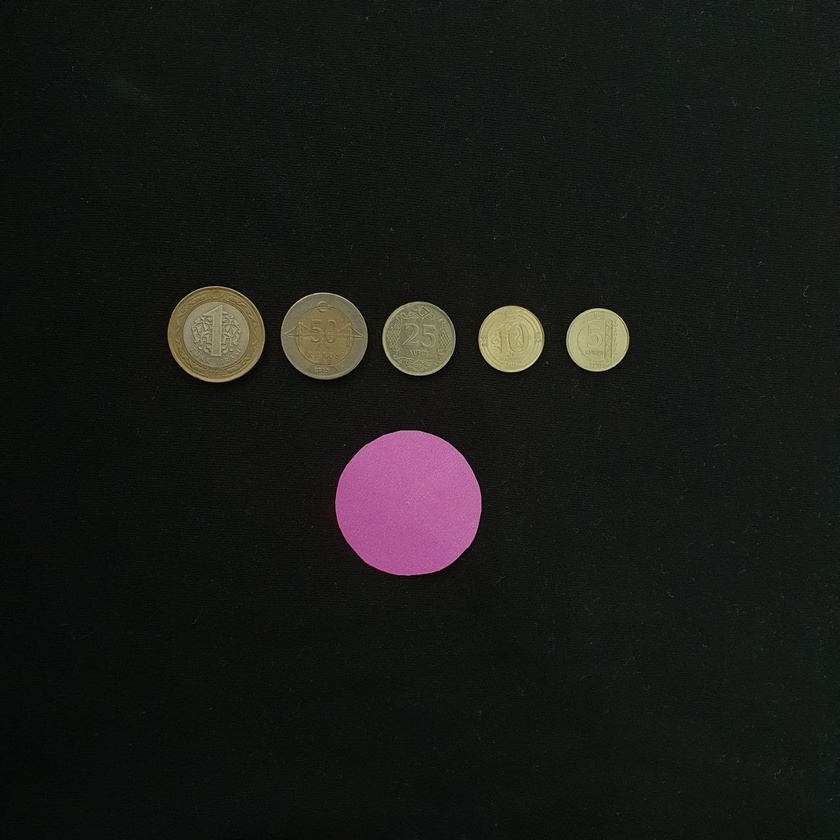
%> input picture images/image1.jpg, 840 x 840 px, shrunk from 1280 x 1280 before the run
$ octave --eval "result = detect_coins(imread('images/image1.jpg'));"   (GNU Octave 9; MATLAB toolbox functions it lacks are replaced by stand-ins)
%> lines starting %> are read from the running program, lines starting %| are printed output that depends on the picture; in (x1, y1, x2, y2) boxes, pixels count from 0 and x2, y2 are one past the last pixel; in counts of white or black regions, pixels touching at a corner belong together; the program's own positions count from 1

% processes the image

function [binaryImage] = detect_coins(originalImage)

    % convert rgb image to grayscale
    image = rgb2gray(originalImage);
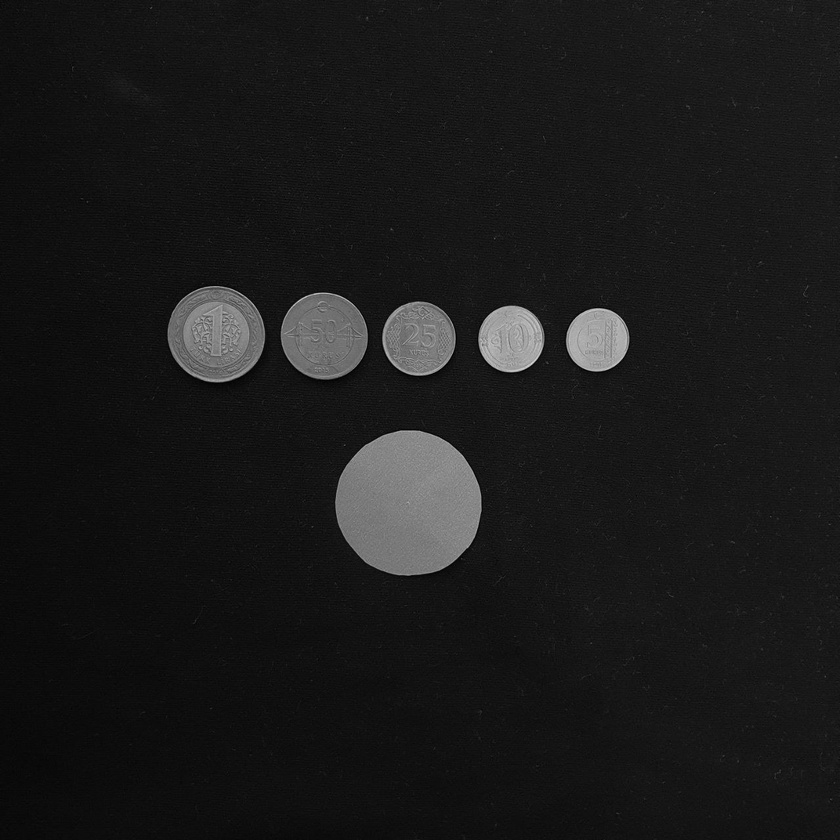
%> image: size 840x840 uint8; min 0, max 217, mean 26.3

    % performs median filtering on the image
    image = medfilt2(image);

    % calculate average color
    [col, row] = size(image);
%> col = 840; row = 840
    avgColor = sum(sum(image)) / (col*row);
%> avgColor = 26.22

    % assign 1 to the pixels whose value is greater
    % than average + 15 and 0 to the others
    binaryImage = image(:,:,1) > avgColor + 15;
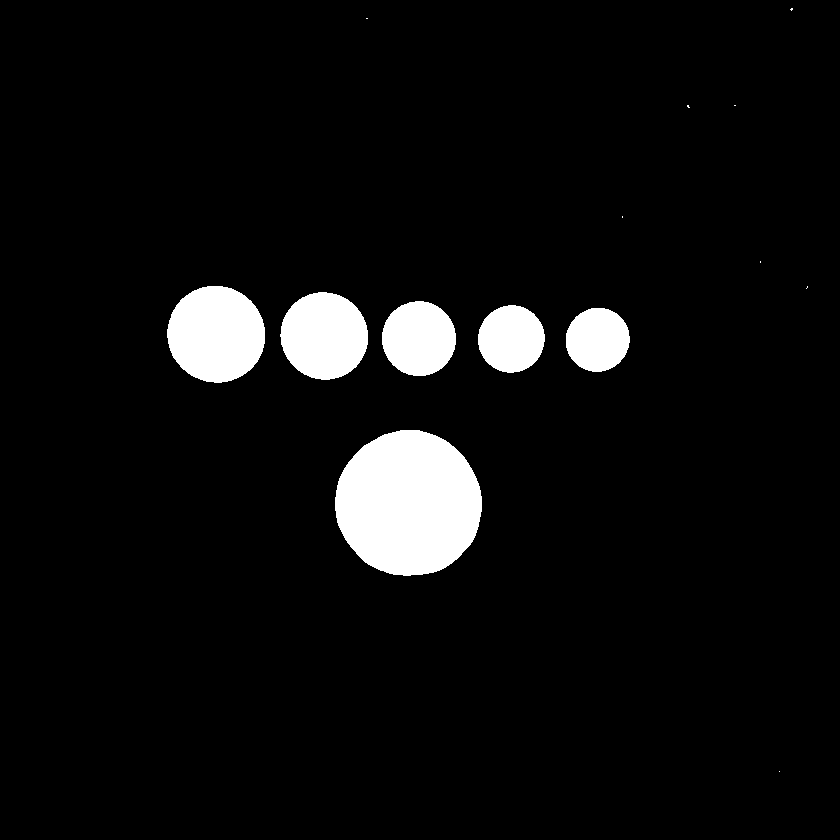
%> binaryImage: size 840x840 logical; 5.9% white; 14 white regions (8 under 20 px), largest, box (x1, y1, x2, y2) and area: (335, 430, 482, 576) 16779, (167, 286, 265, 383) 7446, (280, 292, 368, 380) 6013, (382, 301, 456, 376) 4360, (478, 305, 545, 373) 3534, (566, 308, 630, 372) 3215

    % fill holes
    binaryImage = imfill(binaryImage, 'holes');

    % apply morphological operation ('majority')
    binaryImage = bwmorph(binaryImage, 'majority');

end

$ run again, on images/image4.jpg
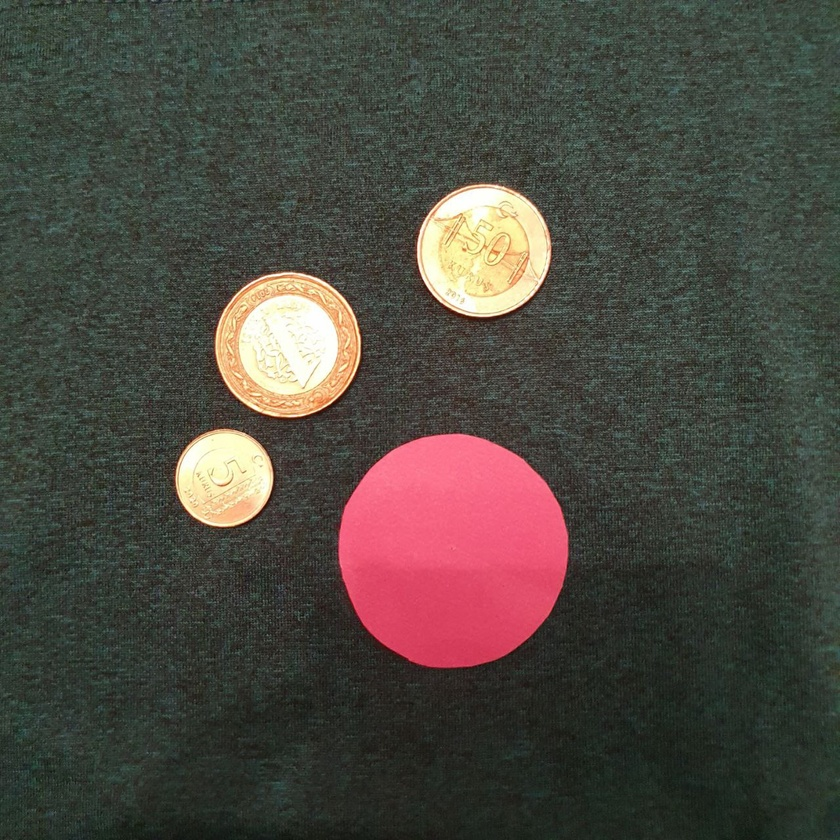
%> input picture images/image4.jpg, 840 x 840 px, shrunk from 1280 x 1280 before the run
%> in detect_coins, `image = rgb2gray(originalImage);`:
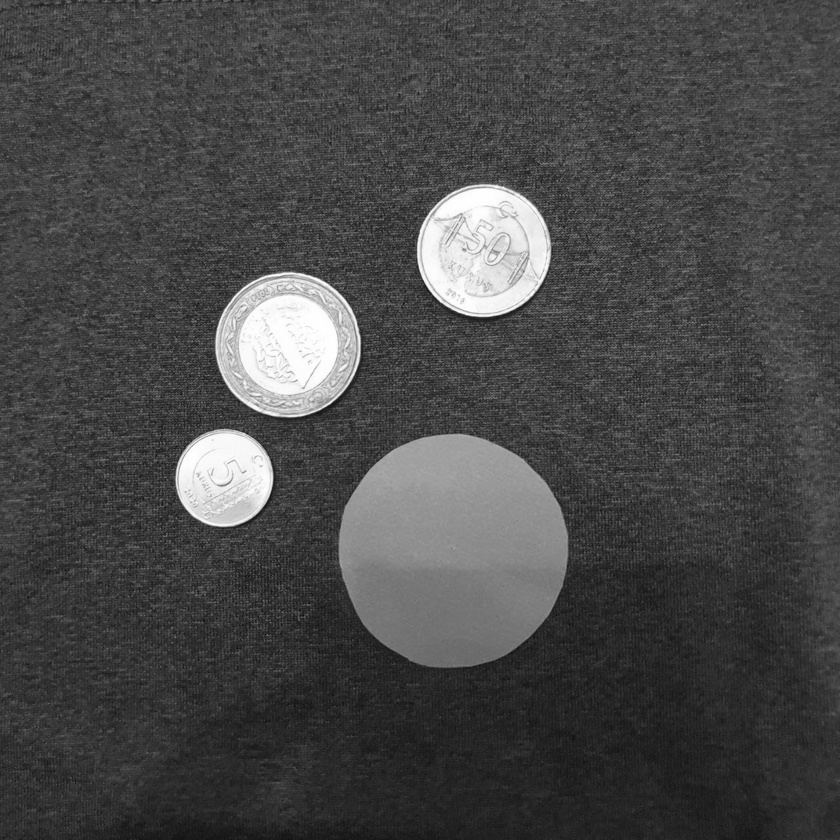
%> image: size 840x840 uint8; min 12, max 255, mean 72.5
%> avgColor = 72.16
%> in detect_coins, `binaryImage = bwmorph(binaryImage, 'majority');`:
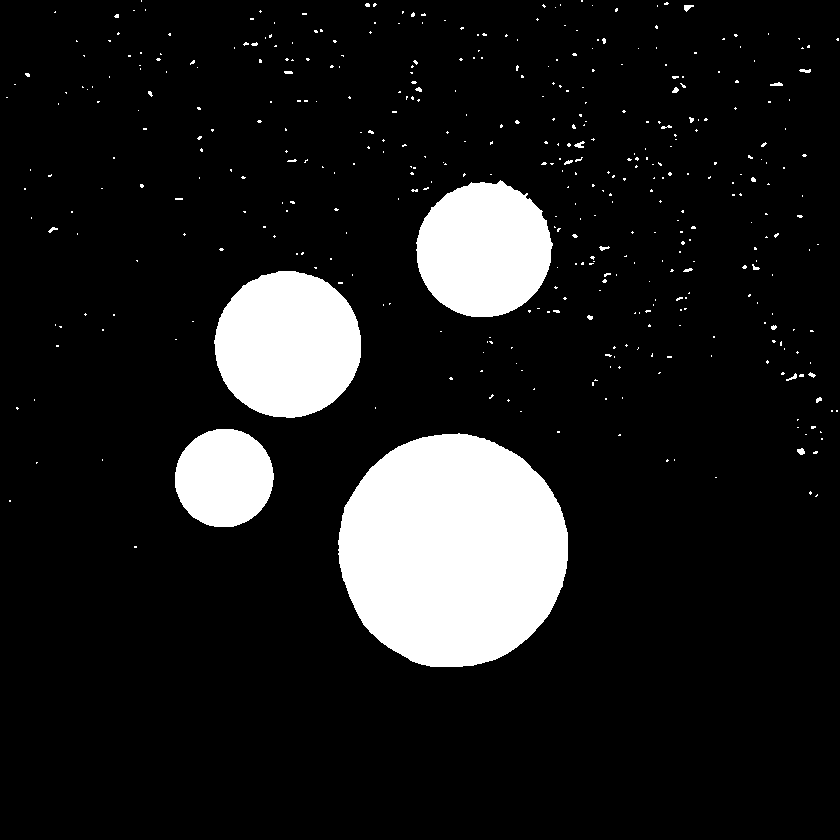
%> binaryImage: size 840x840 logical; 11.9% white; 426 white regions (400 under 20 px), largest, box (x1, y1, x2, y2) and area: (338, 433, 568, 667) 42088, (214, 271, 361, 418) 16881, (416, 180, 553, 317) 14372
